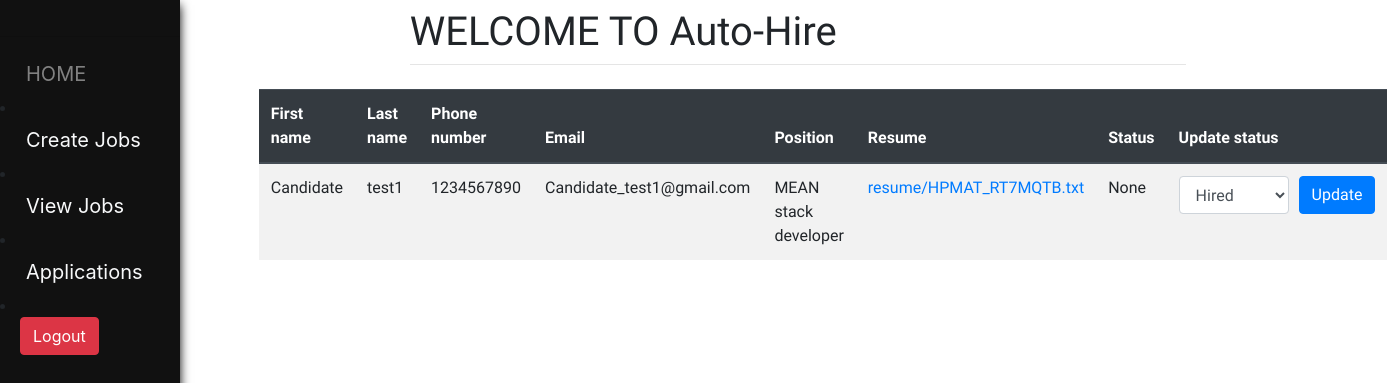
The app's page /candidates_applications/ (signed in), older data.
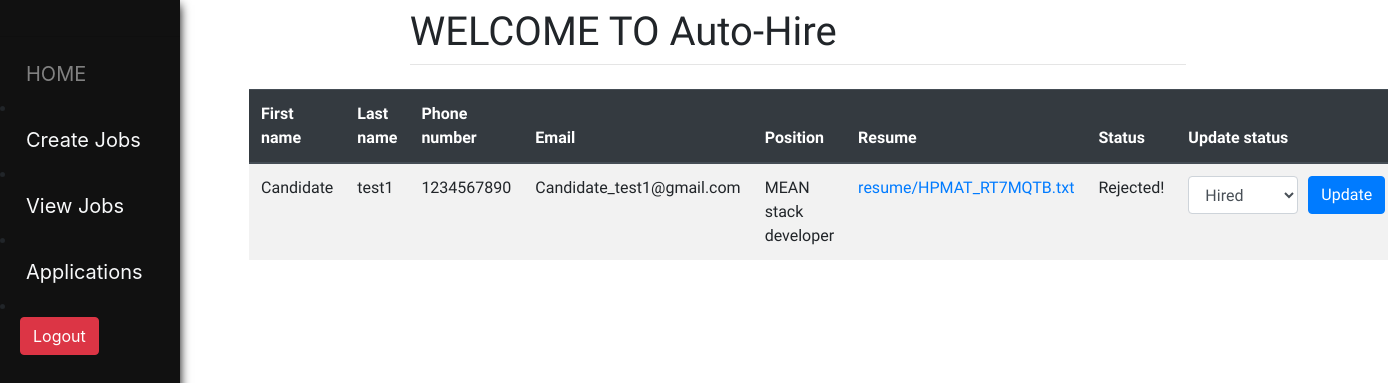
The same page, newer data.
### home/models.py (models this page shows, shortened)
class Recieve_job_applications(models.Model):
    user = models.ForeignKey(User, on_delete=models.CASCADE)
    job = models.ForeignKey(Job, on_delete=models.CASCADE)
    resume = models.ForeignKey(Resume, on_delete=models.CASCADE)
    apply_for_job = models.ForeignKey(Apply_for_job, on_delete=models.CASCADE)
    first_name = models.CharField(max_length=200, null=False)
    last_name = models.CharField(max_length=200, null=False)
    mobile = models.CharField(max_length=200, null=False)
    email = models.CharField(max_length=200 ,null=False)
    position = models.CharField(max_length=200, null=True)
    applied_by = models.CharField(max_length=200, null=True)
    resume_file = models.FileField(null=True)
    status = models.CharField(max_length=20, null=True, blank=True)
    job_created_by = models.CharField(max_length=200, null=True)

### home/views.py (the view)
# urls.py: path('candidates_applications/', views.recieve_candidates_applications, name="candidates_applications_view"),
def recieve_candidates_applications(request):
    recieve = Recieve_job_applications.objects.filter(job_created_by=request.user)
    return render(request, 'home/recieve_applications.html', {'recieve': recieve})

### home/templatetags/has_group.py (called while the page is built)
@register.filter(name='has_group')
def has_group(user, group_name):
    return user.groups.filter(name=group_name).exists()

### home/templates/home/recieve_applications.html (shortened to what this page needs)
{% extends "home/index.html" %}
{% block content %}
<div class="cart">
    <div class="row">
        <div class="col-sm-12">
            <div class="table-responsive">
                <table class="table table-striped" style="width:1000px">
                    <thead class="thead-dark">
                        <tr>
                            <th scope="col">First name</th>
                            <th scope="col">Last name</th>
                            <th scope="col">Phone number</th>
                            <th scope="col">Email</th>
                            <th scope="col">Position</th>
                            <th scope="col">Resume</th>
                            <th scope="col">Status</th>
                            <th scope="col">Update status</th>
                        </tr>
                    </thead>
                    <tbody>
                        {% for j in recieve %}
                            <tr>
                                <td>{{ j.first_name }}</td>
                                <td>{{ j.last_name }} </td>
                                <td>{{ j.mobile }}</td>
                                <td>{{ j.email }}</td>
                                <td>{{j.position}}</td>
                                <td><a href="{% url 'home:open_resume' j.id %}">{{j.resume_file}}</a></td>
                                <td>{{j.status}}</td>
                                <td>
                                    <form method="POST" action="{% url 'home:update_status' j.id %}" style="display: flex;">
                                        <select class="form-control" name="status" style="width:110px; margin-right:10px">
                                            <option value="Hire" selected="selected">Hired</option>
                                        </select>
                                        <button type="submit" class="btn btn-primary">Update</button>
                                    </form>
                                </td>
                            </tr>
                        {% endfor %}
                    </tbody>
                </table>
            </div>
        </div>
    </div>
</div>
{% endblock content %}

### home/templates/home/index.html (shortened to what this page needs)
{% load has_group %}
{% load static %}
<!doctype html>
<html>
  <head>
        <link rel="stylesheet" href="C:\Users\Vinee\Desktop\Autohire\create_resume\static\style.css">
        <link rel="stylesheet" href="https://cdnjs.cloudflare.com/ajax/libs/font-awesome/4.7.0/css/font-awesome.min.css">
        <link rel="stylesheet" href="https://stackpath.bootstrapcdn.com/bootstrap/4.3.1/css/bootstrap.min.css">
        <link rel="stylesheet" href="{% static 'css/style.css' %} ">
  </head>
  <body>
    <div class="sidenav">
        <hr class="sidebar-divider">
        <a href="/"> HOME </a>
        {% if user.is_authenticated %}
          {% if request.user|has_group:"Employer" %}
            <li><a href="{% url 'home:addJob' %}" class="mr-2 text-light">Create Jobs</a></li>
            <li><a href="{% url 'home:viewJobs' %}" class="mr-2 text-light">View Jobs</a></li>
            <li><a href="{% url 'home:candidates_applications_view' %}" class="mr-2 text-light">Applications</a></li>
          {% elif request.user|has_group:"Candidate" %}
            {% comment %} <li><a href="{% url 'home:home_page' %}" class="mr-2 text-light">Profile</a></li> {% endcomment %}
            <li><a href="{% url 'create_resume:resume'  %}" class="mr-2 text-light">My Resume</a></li>
            <li><a href="{% url 'home:application_view'  %}" class="mr-2 text-light">Applications</a></li>
          {% endif %}
          <li>
            <form class="logout-link" action="{% url 'accounts:logout' %}" method="post">
              <button type="submit" class="btn btn-danger" style="margin-left:20px; ">Logout</button>
            </form>
          </li>
        {% else %}
          <li><a href="{% url 'accounts:log_in' %}" class="mr-2 text-light">Login</a></li>
          <li><a href="{% url 'accounts:candidate_sign_up' %}" class="mr-2 text-light">Looking for jobs?</a></li>
          <li><a href="{% url 'accounts:employer_sign_up' %}" class="mr-2 text-light">Want to hire?</a></li>
        {% endif %}
    </div>
    <div id="content", name="content", class="main">
      <div class="row justify-content-center">
        <div class="col-8">
          <h1 class="mt-2"> WELCOME TO Auto-Hire </h1>
          <hr class="mt-0 mb-4">
        </div>
        <div style='margin-left:50px'>
          {% block content %}{% endblock %}
        </div>
      </div>
    </div>
  </body>
</html>

### home/templates/home/index.html (style rules this page uses)
.sidenav { height: 100%; width: 180px; position: fixed; z-index:1; top:0; left:0; background-color:#111; overflow-x:hidden; padding-top: 20px; box-shadow: 0px 5px 10px #000000 }
.sidenav a { padding: 6px 8px 6px 16px; text-decoration: none; color: #818181; display: block; font-size: 20px; margin-left: 10px }
.main { font-family: 'Ubuntu', sans-serif; margin-left:15%; margin-right:50% padding:0px 0px; width: fit-content; }

Row changes from the older to the newer data that the page shows:
changed Recieve_job_applications "Candidate": status "None" → "Rejected!"
